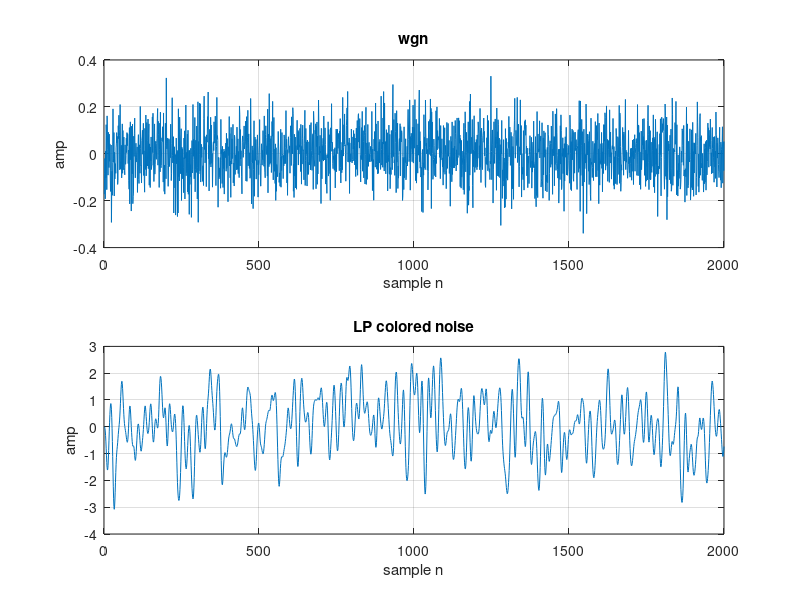
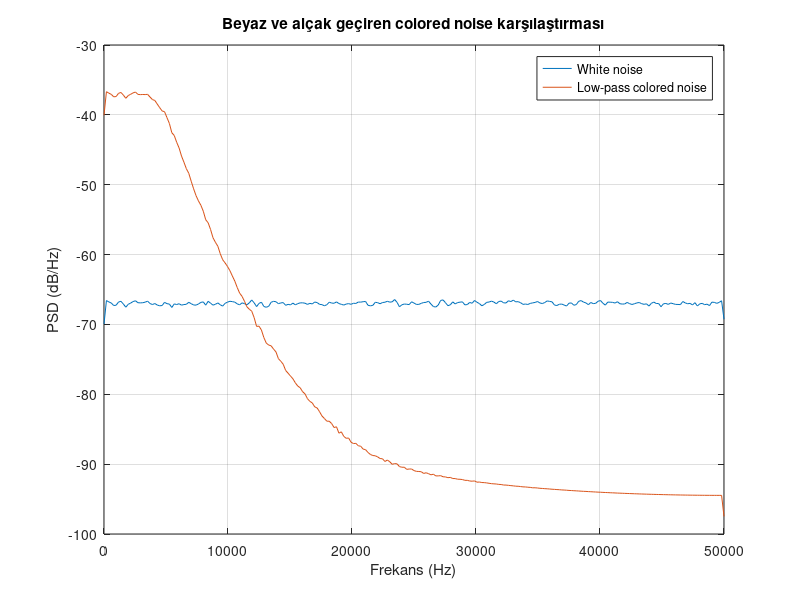

The MATLAB source for these figures, in order:
%% LOW PASS COLORED NOISE

clear; close all; clc;
pkg load signal;

fs=100e3;
N=100000;
fc=5e3; % alcak geciren cutoff
filter_order=4; % butter filtre derecesi


whiteNoise = wgn(N,1,-20);

normalized_fc = fc/(fs/2);

% butter() fonksiyonunda frekanslar doğrudan Hz olarak değil,
% Nyquist frekansına normalize edilmiş olarak verilir. fs/2
% normalize değer de 0 ile 1 arsı olması gerek

[b,a] = butter(filter_order, normalized_fc, "low");

coloredNoise = filter(b,a,whiteNoise);
coloredNoise = coloredNoise - mean(coloredNoise); % dc değerini kaldırmak icin
coloredNoise = coloredNoise/std(coloredNoise); % gürültünün standart sapmasını 1 yapmak için. karşılaştırma kolay olmasu için.


%% PLOTS
figure;

subplot(2,1,1);
plot(whiteNoise(1:2000));
grid on;
xlabel("sample n");
ylabel("amp");
title("wgn");

subplot(2,1,2);
plot(coloredNoise(1:2000));
grid on;
xlabel("sample n");
ylabel("amp");
title("LP colored noise");




%% spectral plots

figure;

% pwelch sinyalin güç spektral yoğunluğunu tahmin eder.
[P_white, f_white] = pwelch(whiteNoise, [], [], [], fs);

[P_colored, f_colored] = pwelch(coloredNoise, [], [], [], fs);

plot(f_white, 10*log10(P_white));
hold on;
plot(f_colored, 10*log10(P_colored));
grid on;

xlabel("Frekans (Hz)");
ylabel("PSD (dB/Hz)");
title("Beyaz ve alçak geçiren colored noise karşılaştırması");
legend("White noise", "Low-pass colored noise");
